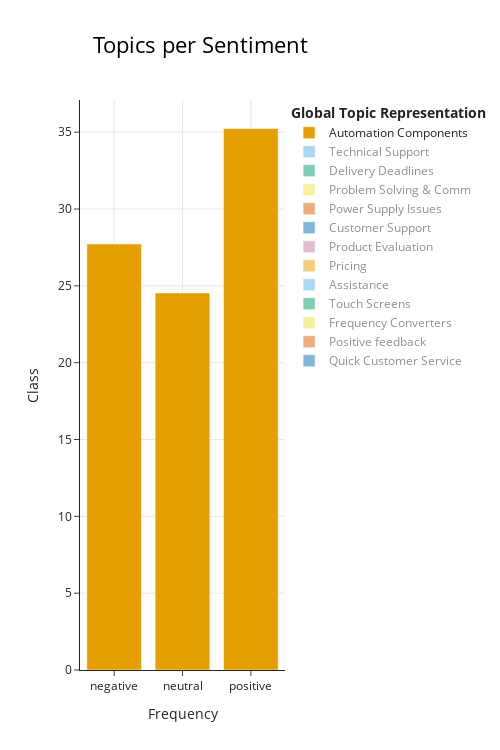

The code cell stored with this chart in its notebook:
### Code cell
fig = create_chart_per_class(df, topic_model_merged, "sentiment_label", 
                             sortedBy="Frequency", 
                             orient="v", 
                             custom_labels=True, 
                             percentage_by="Class",
                             title="Topics per Sentiment", 
                             width=500, height=750)

fig

### Figure 1 — Plotly figure (JSON) as saved in the notebook; plotly's stock layout.template omitted (floating-point values rounded to 4 significant figures)
{"data": [{"hoverinfo": "text", "hovertext": ["<b>Topic Automation Components</b><br>Words: technical support, inverters, issues, inverter, siemens<br>Percentage: 27.72%", "<b>Topic Automation Components</b><br>Words: technical support, programmable logic controller, switches, equipment, siemens<br>Percentage: 24.54%", "<b>Topic Automation Components</b><br>Words: technical support, equipment, siemens, switches, switchgear<br>Percentage: 35.24%"], "marker": {"color": "#E69F00"}, "name": "Automation Components", "orientation": "v", "type": "bar", "visible": true, "x": ["negative", "neutral", "positive"], "y": [27.72, 24.54, 35.24]}, {"hoverinfo": "text", "hovertext": ["<b>Topic Technical Support</b><br>Words: technical support, customer service, response time, service, customer<br>Percentage: 12.92%", "<b>Topic Technical Support</b><br>Words: response time, technical support, professionalism, technicians, responses<br>Percentage: 28.1%", "<b>Topic Technical Support</b><br>Words: technical support, technicians, technician, technical, customer service<br>Percentage: 25.88%"], "marker": {"color": "#56B4E9"}, "name": "Technical Support", "orientation": "v", "type": "bar", "visible": "legendonly", "x": ["negative", "neutral", "positive"], "y": [12.92, 28.1, 25.88]}, {"hoverinfo": "text", "hovertext": ["<b>Topic Delivery Deadlines</b><br>Words: delivery time, deliveries, delivery date, delivery, orders<br>Percentage: 11.29%", "<b>Topic Delivery Deadlines</b><br>Words: delivery time, deliveries, delivery date, delivery, shipments<br>Percentage: 20.32%", "<b>Topic Delivery Deadlines</b><br>Words: delivery time, delivery date, deliveries, delivery, delays<br>Percentage: 38.71%"], "marker": {"color": "#009E73"}, "name": "Delivery Deadlines", "orientation": "v", "type": "bar", "visible": "legendonly", "x": ["positive", "neutral", "negative"], "y": [11.29, 20.32, 38.71]}, {"hoverinfo": "text", "hovertext": ["<b>Topic Problem Solving & Comm</b><br>Words: answered, answers, respond, questions, replies<br>Percentage: 1.84%", "<b>Topic Problem Solving & Comm</b><br>Words: answers, answered, answer, question, response<br>Percentage: 7.77%", "<b>Topic Problem Solving & Comm</b><br>Words: answered, answers, quick response, precise, response<br>Percentage: 5.45%"], "marker": {"color": "#F0E442"}, "name": "Problem Solving & Comm", "orientation": "v", "type": "bar", "visible": "legendonly", "x": ["negative", "neutral", "positive"], "y": [1.84, 7.77, 5.45]}, {"hoverinfo": "text", "hovertext": ["<b>Topic Power Supply Issues</b><br>Words: ups, uninterruptible power supply, technical support, troubleshooting, power supply<br>Percentage: 7.02%", "<b>Topic Power Supply Issues</b><br>Words: ups, warranty, battery, apc, repair<br>Percentage: 5.61%", "<b>Topic Power Supply Issues</b><br>Words: ups, uninterruptible power supply, reliability, technical support, faults<br>Percentage: 3.44%"], "marker": {"color": "#D55E00"}, "name": "Power Supply Issues", "orientation": "v", "type": "bar", "visible": "legendonly", "x": ["negative", "neutral", "positive"], "y": [7.02, 5.61, 3.44]}, {"hoverinfo": "text", "hovertext": ["<b>Topic Customer Support</b><br>Words: technical support, support, reliable, customer service, reliability<br>Percentage: 1.19%", "<b>Topic Customer Support</b><br>Words: technical support, products, sales, cooperation, quality<br>Percentage: 2.61%", "<b>Topic Customer Support</b><br>Words: technical support, quality, reliable, technical service, availability<br>Percentage: 6.29%"], "marker": {"color": "#0072B2"}, "name": "Customer Support", "orientation": "v", "type": "bar", "visible": "legendonly", "x": ["negative", "neutral", "positive"], "y": [1.19, 2.61, 6.29]}, {"hoverinfo": "text", "hovertext": ["<b>Topic Product Evaluation</b><br>Words: rating, rate, quality, feedback, performance<br>Percentage: 2.87%", "<b>Topic Product Evaluation</b><br>Words: pricing, rating, quality, priced, sales<br>Percentage: 2.58%", "<b>Topic Product Evaluation</b><br>Words: rating, quality, performance, reliability, reliable<br>Percentage: 4.34%"], "marker": {"color": "#CC79A7"}, "name": "Product Evaluation", "orientation": "v", "type": "bar", "visible": "legendonly", "x": ["negative", "neutral", "positive"], "y": [2.87, 2.58, 4.34]}, {"hoverinfo": "text", "hovertext": ["<b>Topic Pricing</b><br>Words: pricing, invoices, invoice, discounts, buyer<br>Percentage: 1.32%", "<b>Topic Pricing</b><br>Words: pricing, discount, prices, orders, invoicing<br>Percentage: 3.83%", "<b>Topic Pricing</b><br>Words: invoices, invoice, bid, quotations, pricing<br>Percentage: 3.67%"], "marker": {"color": "#E69F00"}, "name": "Pricing", "orientation": "v", "type": "bar", "visible": "legendonly", "x": ["positive", "negative", "neutral"], "y": [1.32, 3.83, 3.67]}, {"hoverinfo": "text", "hovertext": ["<b>Topic Assistance</b><br>Words: feedback, response time, delays, delayed, timely<br>Percentage: 0.56%", "<b>Topic Assistance</b><br>Words: responsiveness, responsive, feedback, resolution, adequate<br>Percentage: 1.41%", "<b>Topic Assistance</b><br>Words: advice, competently, competent, quickly, feedback<br>Percentage: 2.48%"], "marker": {"color": "#56B4E9"}, "name": "Assistance", "orientation": "v", "type": "bar", "visible": "legendonly", "x": ["negative", "neutral", "positive"], "y": [0.56, 1.41, 2.48]}, {"hoverinfo": "text", "hovertext": ["<b>Topic Touch Screens</b><br>Words: touch panel, touch screen, touch, panel, manufacturers<br>Percentage: 0.77%", "<b>Topic Touch Screens</b><br>Words: touch panel, touch screen, touch, repair, siemens<br>Percentage: 2.09%", "<b>Topic Touch Screens</b><br>Words: manufacturers, touch panel, siemens, manufacturer, gp4501<br>Percentage: 2.01%"], "marker": {"color": "#009E73"}, "name": "Touch Screens", "orientation": "v", "type": "bar", "visible": "legendonly", "x": ["positive", "negative", "neutral"], "y": [0.77, 2.09, 2.01]}, {"hoverinfo": "text", "hovertext": ["<b>Topic Frequency Converters</b><br>Words: frequency converters, converters, frequency, hz, converter<br>Percentage: 0.62%", "<b>Topic Frequency Converters</b><br>Words: frequency converters, converters, converter, frequency, technical support<br>Percentage: 1.26%", "<b>Topic Frequency Converters</b><br>Words: frequency converters, technical support, customer support, customer service, contactors<br>Percentage: 1.52%"], "marker": {"color": "#F0E442"}, "name": "Frequency Converters", "orientation": "v", "type": "bar", "visible": "legendonly", "x": ["neutral", "negative", "positive"], "y": [0.62, 1.26, 1.52]}, {"hoverinfo": "text", "hovertext": ["<b>Topic Positive feedback</b><br>Words: service, welcome, excellent, appreciate, helpful<br>Percentage: 1.37%"], "marker": {"color": "#D55E00"}, "name": "Positive feedback", "orientation": "v", "type": "bar", "visible": "legendonly", "x": ["positive"], "y": [1.37]}, {"hoverinfo": "text", "hovertext": ["<b>Topic Quick Customer Service</b><br>Words: quick response, quick, response, reply, short<br>Percentage: 0.75%", "<b>Topic Quick Customer Service</b><br>Words: quick response, quick, response, quicker, speedy<br>Percentage: 0.59%"], "marker": {"color": "#0072B2"}, "name": "Quick Customer Service", "orientation": "v", "type": "bar", "visible": "legendonly", "x": ["neutral", "positive"], "y": [0.75, 0.59]}], "layout": {"barmode": "group", "height": 750, "hoverlabel": {"bgcolor": "white", "font": {"family": "Rockwell", "size": 16}}, "legend": {"title": {"text": "<b>Global Topic Representation"}}, "title": {"font": {"color": "Black", "size": 22}, "text": "Topics per Sentiment", "x": 0.4, "xanchor": "center", "y": 0.95, "yanchor": "top"}, "width": 500, "xaxis": {"showgrid": true, "title": {"text": "Frequency"}}, "yaxis": {"showgrid": true, "title": {"text": "Class"}}}}
